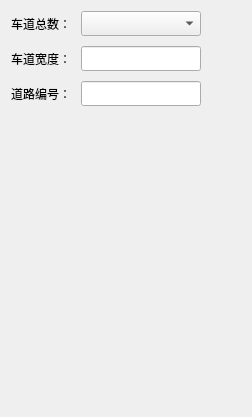
           <widget class="QWidget" name="page">
            <layout class="QVBoxLayout" name="verticalLayout">
             <item>
              <layout class="QHBoxLayout" name="horizontalLayout_3">
               <item>
                <layout class="QFormLayout" name="formLayout">
                 <property name="horizontalSpacing">
                  <number>10</number>
                 </property>
                 <property name="verticalSpacing">
                  <number>10</number>
                 </property>
                 <item row="0" column="0">
                  <widget class="QLabel" name="label_3">
                   <property name="text">
                    <string>车道总数：</string>
                   </property>
                  </widget>
                 </item>
                 <item row="0" column="1">
                  <widget class="QComboBox" name="cmb_plateNum">
                   <property name="minimumSize">
                    <size>
                     <width>120</width>
                     <height>25</height>
                    </size>
                   </property>
                   <property name="maximumSize">
                    <size>
                     <width>120</width>
                     <height>16777215</height>
                    </size>
                   </property>
                  </widget>
                 </item>
                 <item row="1" column="0">
                  <widget class="QLabel" name="label_4">
                   <property name="text">
                    <string>车道宽度：</string>
                   </property>
                  </widget>
                 </item>
                 <item row="1" column="1">
                  <widget class="QLineEdit" name="ledt_plateWidth">
                   <property name="minimumSize">
                    <size>
                     <width>0</width>
                     <height>25</height>
                    </size>
                   </property>
                   <property name="maximumSize">
                    <size>
                     <width>120</width>
                     <height>16777215</height>
                    </size>
                   </property>
                  </widget>
                 </item>
                 <item row="2" column="0">
                  <widget class="QLabel" name="label_5">
                   <property name="text">
                    <string>道路编号：</string>
                   </property>
                  </widget>
                 </item>
                 <item row="2" column="1">
                  <widget class="QLineEdit" name="ledt_roadNumber">
                   <property name="minimumSize">
                    <size>
                     <width>0</width>
                     <height>25</height>
                    </size>
                   </property>
                   <property name="maximumSize">
                    <size>
                     <width>120</width>
                     <height>16777215</height>
                    </size>
                   </property>
                  </widget>
                 </item>
                </layout>
               </item>
               <item>
                <spacer name="horizontalSpacer_3">
                 <property name="orientation">
                  <enum>Qt::Horizontal</enum>
                 </property>
                 <property name="sizeHint" stdset="0">
                  <size>
                   <width>40</width>
                   <height>20</height>
                  </size>
                 </property>
                </spacer>
               </item>
              </layout>
             </item>
             <item>
              <spacer name="verticalSpacer">
               <property name="orientation">
                <enum>Qt::Vertical</enum>
               </property>
               <property name="sizeHint" stdset="0">
                <size>
                 <width>20</width>
                 <height>300</height>
                </size>
               </property>
              </spacer>
             </item>
            </layout>
           </widget>
